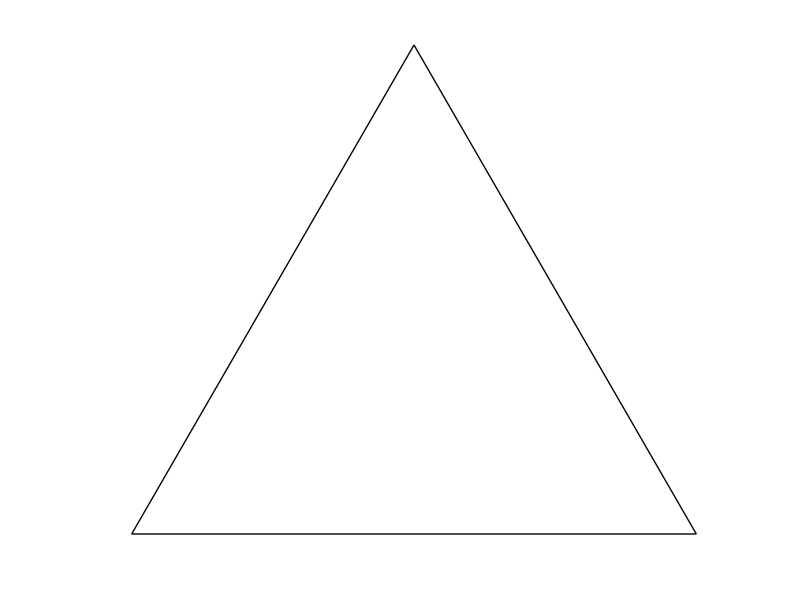

MATLAB code to generate this figure: (Note: this script raises an error after producing the figure.)
function ternary(varargin)
% TERNARY - creates ternary axes.

ternaxes(nargin);
terngrid(nargin);
terntick(nargin);

if nargin == 3
    axis([-1.346255486272525 1.346255486272525 -0.480230082488086 1.346255486272525]);
elseif nargin == 4
    axis([-1.346255486272525 1.346255486272525 -1.346255486272525 1.346255486272525]);
end

switch nargin
    case 0
    case 3
        ternlabel(varargin{1},varargin{2},varargin{3});
    case 4
        ternlabel(varargin{1},varargin{2},varargin{3},varargin{4});
    otherwise
        error('Incorrect number of input arguments.');
end
        

return

function ternaxes(n);

% half width
w = 0.5;
% vertical scale
h = 0.5/tan(pi/6);

hold on;
axis equal;

%create axes
plot([-w 0 w -w],[0 h 0 0],'k-','LineWidth',1);
if n == 4
    plot([-w 0 w -w],-[0 h 0 0],'k-','LineWidth',1);
end
set(gca,'Visible','off');

return


function terntick(n);

% tick marks
ya = zeros([3,9]);
ya([1 3],:) = 0.015;
xa(2,:) = [-0.4:0.1:0.4];
xa(1,:) = xa(2,:) + ya(1,:)/tan(pi/3);
xa(3,:) = xa(2,:) - ya(1,:)/tan(pi/3);

plot(xa,ya,'k-','LineWidth',1);
[a,b,c] = xy2tern(xa,ya);
[xb,yb] = tern2xy(b,a,c);
plot(xb,yb,'k-','LineWidth',1);
[xc,yc] = tern2xy(c,b,a);
plot(xc,yc,'k-','LineWidth',1);

if n == 4
    plot(xa,-ya,'k-','LineWidth',1);
    plot(xb,-yb,'k-','LineWidth',1);
    plot(xc,-yc,'k-','LineWidth',1);
end

return


function terngrid(n);
% grid
xa = [-0.4:0.1:0.4];
ya = zeros(size(xa));

[a,b,c] = xy2tern(xa,ya);
[xb,yb] = tern2xy(b,a,c);
[xc,yc] = tern2xy(c,b,a);

plot([xa;xb],[ya;yb],'-','LineWidth',0.25,'Color',[0.8 0.8 0.8]);
plot([xb;fliplr(xc)],[yb;fliplr(yc)],'-','LineWidth',0.25,'Color',[0.8 0.8 0.8]);
plot([xc;xa],[yc;ya],'-','LineWidth',0.25,'Color',[0.8 0.8 0.8]);

if n == 4
    plot([xa;xb],-[ya;yb],'-','LineWidth',0.25,'Color',[0.8 0.8 0.8]);
    plot([xb;fliplr(xc)],-[yb;fliplr(yc)],'-','LineWidth',0.25,'Color',[0.8 0.8 0.8]);
    plot([xc;xa],-[yc;ya],'-','LineWidth',0.25,'Color',[0.8 0.8 0.8]);

end

return


function ternlabel(atxt,btxt,ctxt,varargin);

w = 0.5;
h = 0.5/tan(pi/6);
d = 0.02;

text(0,h+d,atxt,'FontSize',12,'HorizontalAlignment','center','FontWeight','bold','VerticalAlignment','bottom');
text(-w-d,0,btxt,'FontSize',12,'HorizontalAlignment','right','FontWeight','bold');
text(w+d,0,ctxt,'FontSize',12,'HorizontalAlignment','left','FontWeight','bold');

if nargin == 4
    dtxt = varargin{1};
    text(0,-(h+d),dtxt,'FontSize',12,'HorizontalAlignment','center','FontWeight','bold','VerticalAlignment','top');
end

return